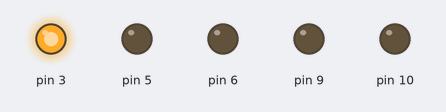
A sketch run on a simulated Arduino Uno, built with avr-gcc and run on an emulated ATmega328P. Shown: output pins drawn as LEDs (lit = HIGH).

Above: at 1.0 s.
At 3.0 s:
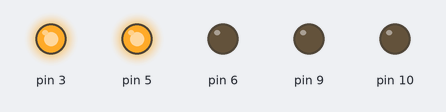
At 5.0 s:
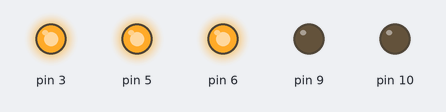
At 7.0 s:
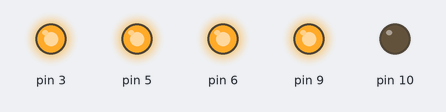
At 9.0 s:
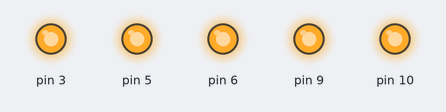
At 11.0 s:
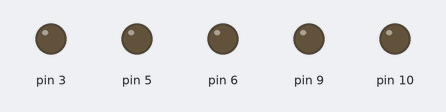
Timing chart, 0 to 15.6 s (numbered marks = the images above):
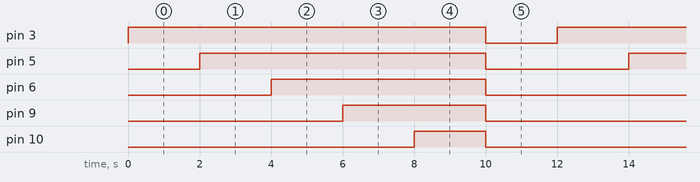

The sketch:

codigo.ino
```cpp
// C++ code
//
void setup()
{
  pinMode(3, OUTPUT);
  pinMode(5, OUTPUT);
  pinMode(6, OUTPUT);
  pinMode(9, OUTPUT);
  pinMode(10, OUTPUT);
}

void loop()
{
  digitalWrite(3, HIGH);
  delay(2000); // Wait for 1000 millisecond(s)
  digitalWrite(5,HIGH);
  delay(2000);
  digitalWrite(6,HIGH);
  delay(2000);
  digitalWrite(9,HIGH);
  delay(2000); // Wait for 1000 millisecond(s)
  digitalWrite(10,HIGH);
  delay(2000); // Wait for 1000 millisecond(s)
  digitalWrite(3, LOW);
  digitalWrite(5, LOW);
  digitalWrite(6, LOW);
  digitalWrite(9, LOW);
  digitalWrite(10, LOW);
  delay(2000);
}
```

Measured:
- by itself, pin 3: alternates HIGH for 10.0 s and LOW for 2.0 s
- by itself, pin 5: alternates HIGH for 8.0 s and LOW for 4.0 s
- by itself, pin 6: alternates HIGH for 6.0 s and LOW for 6.0 s
- by itself, pin 9: alternates HIGH for 4.0 s and LOW for 8.0 s
- by itself, pin 10: alternates HIGH for 2.0 s and LOW for 10.0 s
